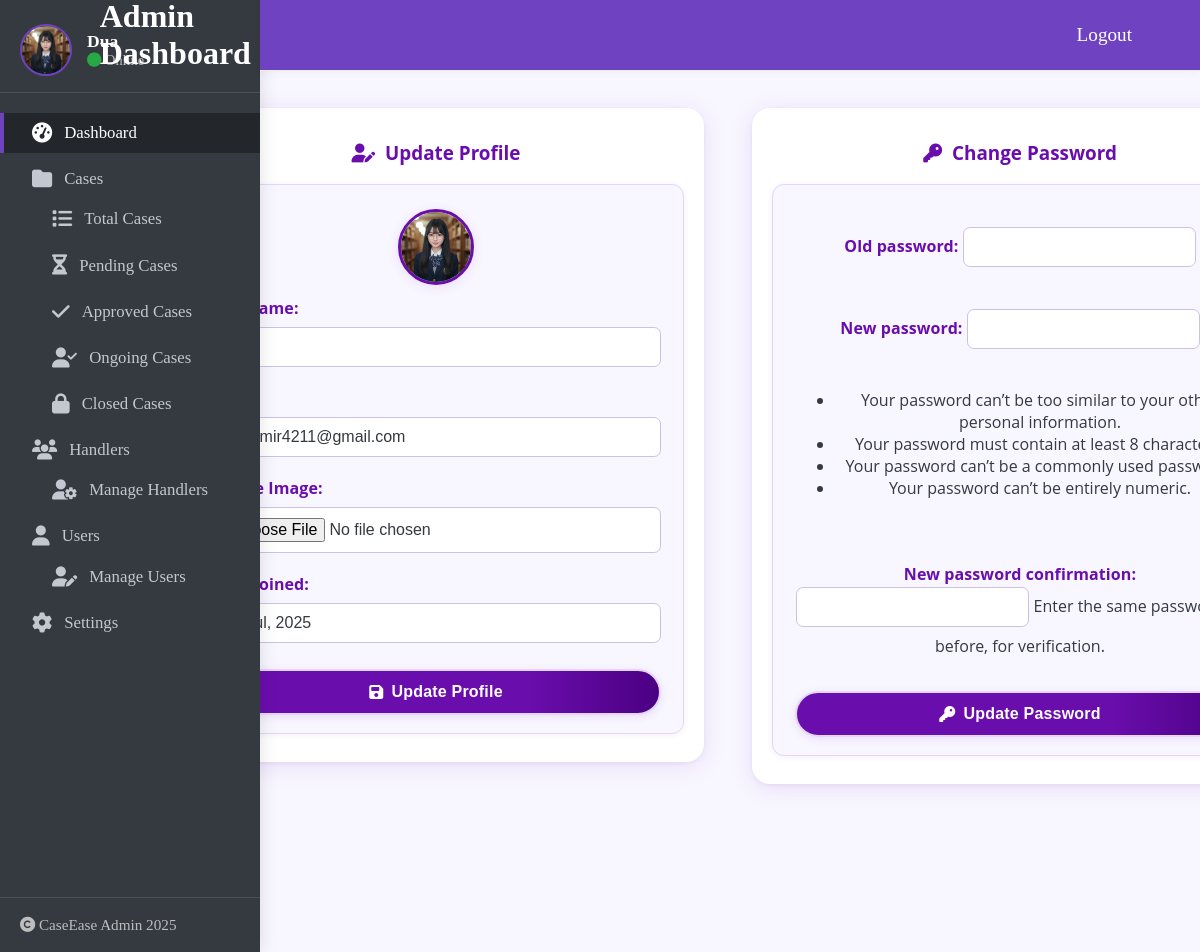
Page /accounts/profile/ (signed in) on the committed database.
### accounts/models.py (models this page shows, shortened)
class CustomUser(AbstractUser):
    role = models.CharField(max_length=10, choices=ROLE_CHOICES, default='user')
    profile_image = models.ImageField(upload_to='profile_images/', null=True, blank=True)
    phone_number = models.CharField(max_length=15, null=True, blank=True)

### accounts/views.py (the view, shortened to what this page needs)
# urls.py: path('profile/', views.ProfileView.as_view(), name='view_profile'),
@method_decorator(login_required, name='dispatch')
class ProfileView(TemplateView):
    template_name = 'accounts/profile.html'
    def get_context_data(self, **kwargs):
        context = super().get_context_data(**kwargs)
        user = self.request.user
        context['form'] = PasswordChangeForm(user=user)
        if user.is_superuser:
            context['back_url'] = 'admin_dashboard'
        elif user.groups.filter(name='handler').exists():
            context['back_url'] = 'handler_dashboard'
        else:
            context['back_url'] = 'user_dashboard'
        return context

### accounts/templates/accounts/profile.html (shortened to what this page needs)
{% load static %}
{% load humanize %}
{% block content %}
<div class="dashboard-container">
  {% include 'accounts/admin_sidebar.html' %}
  <div class="main-section">
    <div class="profile-boxes">
      <div class="profile-box">
        <div class="profile-box-header">
          <i class="fa fa-user-edit"></i> Update Profile
        </div>
        <form method="POST" enctype="multipart/form-data" class="profile-form">
          <div class="profile-img-center">
            {% if user.profile_image %}
              <img src="{{ user.profile_image.url }}" alt="Profile">
            {% else %}
              <img src="{% static 'images/avatar.png' %}" alt="Default Profile">
            {% endif %}
          </div>
          <label>Username:</label>
          <input type="text" name="username" value="{{ request.user.username }}" required>
          <label>Email:</label>
          <input type="email" name="email" value="{{ request.user.email }}" required>
          <label>Profile Image:</label>
          <input type="file" name="profile_image">
          <label>Date Joined:</label>
          <input type="text" value="{{ request.user.date_joined|date:'d M, Y' }}" readonly>
          <button type="submit" class="profile-update-btn"><i class="fa fa-save"></i> Update Profile</button>
        </form>
      </div>
      <div class="profile-box">
        <div class="profile-box-header">
          <i class="fa fa-key"></i> Change Password
        </div>
        <form method="POST" class="profile-form">
          {{ form.as_p }}
          <button type="submit" class="profile-update-btn"><i class="fa fa-key"></i> Update Password</button>
        </form>
      </div>
    </div>
  </div>
</div>
{% endblock %}

### accounts/templates/accounts/admin_sidebar.html (shortened to what this page needs)
{% load static%}
<link rel="stylesheet" href="https://cdnjs.cloudflare.com/ajax/libs/font-awesome/6.4.0/css/all.min.css">
<aside class="admin-sidebar">
<div class="top-navbar">
  <div class="dashboard-header">
      <h2>Admin Dashboard </h2>
      <a href="{% url 'logout' %}" style="color:#fff; font-size:1.2rem;">Logout</a>
    </div>
</div>
  <div class="user-panel">
   {% if user.profile_image %}
      <img src="{{ user.profile_image.url }}" alt="Admin Avatar">
    {% else %}
      <img src="{% static 'images/avatar.png' %}" alt="Admin Avatar">
    {% endif %}
    <div class="info">
      <span>{{ request.user.username|default:'Admin' }}</span>
      <small><i class="fa fa-circle text-success" style="color:#28a745"></i> Online</small>
    </div>
  </div>
  <nav>
    <ul>
      <li><a href="{% url 'admin_dashboard' %}" class="active"><i class="fa fa-tachometer-alt"></i> Dashboard</a></li>
      <li><a href="#"><i class="fa fa-folder"></i> Cases</a>
        <ul style="padding-left:20px;">
          <li><a href="{% url 'all_cases' %}"><i class="fa fa-list"></i> Total Cases</a></li>
          <li><a href="{% url 'pending_cases' %}"><i class="fa fa-hourglass-half"></i> Pending Cases</a></li>
          <li><a href="{% url 'approved_cases' %}"><i class="fa fa-check"></i> Approved Cases</a></li>
          <li><a href="{% url 'admin_assigned_cases' %}"><i class="fa fa-user-check"></i> Ongoing Cases</a></li>
          <li><a href="{% url 'closed_cases' %}"><i class="fa fa-lock"></i> Closed Cases</a></li>
        </ul>
      </li>
      <li><a href="#"><i class="fa fa-users"></i> Handlers</a>
        <ul style="padding-left:20px;">
          <li><a href="{% url 'view_handlers' %}"><i class="fa fa-user-cog"></i> Manage Handlers</a></li>
        </ul>
      </li>
      <li><a href="#"><i class="fa fa-user"></i> Users</a>
        <ul style="padding-left:20px;">
          <li><a href="{% url 'view_users' %}"><i class="fa fa-user-edit"></i> Manage Users</a></li>
        </ul>
      </li>
      <li><a href="{% url 'view_profile' %}"><i class="fa fa-cog"></i> Settings</a></li>
    </ul>
  </nav>
  <div class="sidebar-footer">
    <i class="fa fa-copyright"></i> CaseEase Admin 2025
  </div>
</aside>

### accounts/templates/accounts/profile.html (style rules this page uses)
.dashboard-container { display: flex; align-items: stretch; min-height: 100vh; margin: 0; width: 100vw; max-width: 100vw; box-sizing: border-box; height: 100vh; overflow: auto; }
.admin-sidebar { width: 260px; background: #343a40; color: #fff; border-radius: 14px 0 0 14px; box-shadow: 2px 0 16px rgba(0,0,0,0.10); display: flex; flex-direction: column; justify-content: flex-start; min-height: 100vh; position: relative; z-index: 2; }
.main-section { flex: 1; background: #f8f6ff; padding: 0; border-radius: 0 14px 14px 0; box-shadow: 0 2px 16px rgba(0,0,0,0.07); min-height: 100vh; min-width: 0; margin-top: 60px; margin-left: 0; display: flex; flex-direction: column; align-items: center; font-family: 'Open Sans', sans-serif; font-size: 16px; color: #343a40; }
.profile-boxes { display: flex; gap: 48px; width: 100%; justify-content: center; align-items: flex-start; margin-top: 40px; margin-left: 240px; flex-wrap: wrap; position: fixed; }
.profile-box { background: #fff; border-radius: 18px; box-shadow: 0 4px 24px 0 rgba(106,13,173,0.10), 0 1.5px 4px 0 rgba(106,13,173,0.07); padding: 32px 28px 28px 28px; max-width: 480px; width: 100%; min-width: 270px; display: flex; flex-direction: column; align-items: center; text-align: center; position: relative; margin-bottom: 18px; }
.profile-box-header { font-size: 1.18em; font-weight: 700; color: #6A0DAD; margin-bottom: 18px; display: flex; align-items: center; gap: 10px; justify-content: center; }
.profile-img-center { display: flex; justify-content: center; margin-bottom: 0px; }
.profile-img-center img { width: 70px; height: 70px; border-radius: 50%; object-fit: cover; border: 3px solid #6A0DAD; box-shadow: 0 2px 12px rgba(106,13,173,0.10); }
.profile-form { width: 100%; max-width: 450px; background: #f8f6ff; border-radius: 12px; box-shadow: 0 1px 6px rgba(106,13,173,0.07); padding: 24px 22px 18px 22px; margin-bottom: 0; display: flex; flex-direction: column; align-items: stretch; border: 1.5px solid #e4d6fa; }
.profile-form label { font-weight: 700; color: #6A0DAD; margin-bottom: 6px; margin-top: 12px; text-align: left; font-size: 1em; letter-spacing: 0.1px; }
.profile-form input[type="text"], .profile-form input[type="email"], .profile-form input[type="file"], .profile-form input[type="password"] { padding: 10px 12px; border-radius: 7px; border: 1.5px solid #cfc1e6; font-size: 1em; margin-bottom: 8px; margin-top: 2px; background: #fff; color: #343a40; outline: none; transition: border 0.18s; }
.profile-update-btn { margin-top: 18px; background: linear-gradient(90deg, #6A0DAD 70%, #4B0082 100%); color: #fff; border: none; border-radius: 24px; padding: 12px 28px; font-weight: 700; font-size: 1em; box-shadow: 0 2px 8px rgba(106,13,173,0.10); cursor: pointer; transition: background 0.18s, box-shadow 0.18s, transform 0.18s; letter-spacing: 0.2px; outline: none; border: 2px solid #e4d6fa; display: flex; align-items: center; justify-content: center; gap: 8px; }

### rows in the picture
CustomUser: profile_image (picture), user.username "Dua", username "Dua", email "duaamir4211@gmail.com", user.date_joined "09 Jul, 2025"
